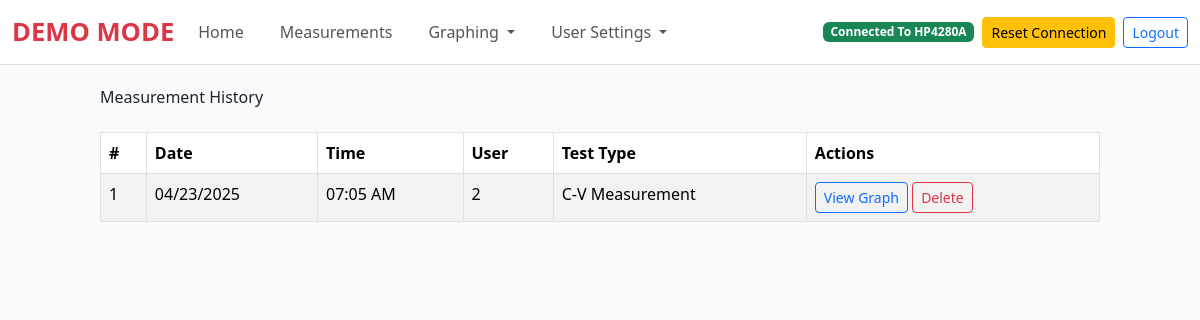
/history (signed in), run on an earlier commit of the app's database.
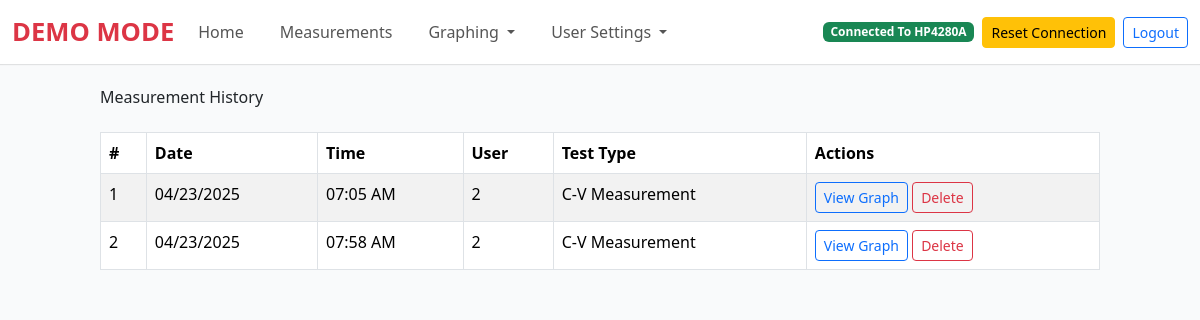
And on a later commit of the database.
### tables this page shows
CREATE TABLE measurements (
            measurement_id INTEGER PRIMARY KEY AUTOINCREMENT,
            date_recorded DATE NOT NULL,
            time_recorded TIME NOT NULL,
            user_id INTEGER NOT NULL,
            test_type TEXT NOT NULL,
            csv_file_path TEXT,
            file_path TEXT,
            FOREIGN KEY (user_id) REFERENCES users (id)
        );

### main.py (the view)
@app.route('/history', methods=["GET"])
def history():
    if 'email' not in session:
        flash("Please log in to access this page.", "error")
        return redirect(url_for("login"))
    user = get_user_by_email(session['email'])
    if not user:
        flash("User not found. Please log in again.", "error")
        return redirect(url_for("login"))
    measurements = get_measurements(user_id=user[0])  # user[0] is the user ID
    return render_template("history.html", measurements=measurements)

### database.py (called while the page is built)
def get_user_by_email(email):
    conn = sqlite3.connect(DB_path)
    cursor = conn.cursor()
    cursor.execute('''
        SELECT * FROM users WHERE email = ?
    ''', (email,))
    user = cursor.fetchone()
    conn.close()
    return user

def get_measurements(user_id=None):
    conn = sqlite3.connect(DB_path)
    cursor = conn.cursor()
    if user_id:
        cursor.execute('''
            SELECT * FROM measurements WHERE user_id = ?
        ''', (user_id,))
    else:
        cursor.execute('SELECT * FROM measurements')
    measurements = cursor.fetchall()
    conn.close()
    return measurements

### main.py (called while the page is built, shortened)
@app.template_filter('datetimeformat')
def datetimeformat(value, format='%Y-%m-%d'):
    try:
        value = datetime.datetime.strptime(value, '%Y-%m-%d %H:%M:%S')
    except ValueError:
        try:
            value = datetime.datetime.strptime(value, '%Y-%m-%d')
        except ValueError:
            try:
                value = datetime.datetime.strptime(value, '%H:%M:%S')
            except ValueError:
                return value
    return value.strftime(format)

@app.context_processor
def inject_user_info():
    if 'email' in session:
        user = get_user_by_email(session['email'])
        if user:
            return {
                'username': f"{user[1]} {user[2]}",  # First name and last name
                'user_id': user[0],  # User ID
                'email': user[3],  # Email
                'is_admin': user[5] == 1  # Check if the user is an admin (assuming `is_admin` is the 6th column)
            }

@app.context_processor
def inject_connection_status():
    if 'email' in session and session['email'] in gpib_connections:
        ctrl = gpib_connections[session['email']]
        if hasattr(ctrl, 'conn') and hasattr(ctrl.conn, 'check_connection'):
            connected = ctrl.conn.check_connection()
            return {
                'connection_status': 'success' if connected else 'failure',
                'terminal_output': ["Connected to device." if connected else "Not connected."]
            }
    return {
        'connection_status': 'failure',
        'terminal_output': ["No connection."]
    }

### simulated_visacon.py (called while the page is built)
    def check_connection(self):
        return self.connected  # Return the simulated connection state

### templates/history.html (shortened to what this page needs)
{% extends "base.html" %}
{% block content %}
<div class="container mt-4">
    <h2 class="mb-4">Measurement History</h2>
    {% if measurements %}
        <table class="table table-striped table-bordered">
            <thead>
                <tr>
                    <th>#</th>
                    <th>Date</th>
                    <th>Time</th>
                    <th>User</th>
                    <th>Test Type</th>
                    <th>Actions</th>
                </tr>
            </thead>
            <tbody>
                {% for measurement in measurements %}
                    <tr>
                        <td>{{ measurement[0] }}</td>
                        <td>{{ measurement[1] | datetimeformat('%m/%d/%Y') }}</td>
                        <td>{{ measurement[2] | datetimeformat('%I:%M %p') }}</td>
                        <td>{{ measurement[3] }}</td>
                        <td>{{ measurement[4] }}</td>
                        <td>
                            <a href="{{ url_for('view_measurement', measurement_id=measurement[0]) }}" class="btn btn-outline-primary btn-sm">View Graph</a>
                            <form action="{{ url_for('delete_measurement', measurement_id=measurement[0]) }}" method="POST" style="display:inline;">
                                <button type="submit" class="btn btn-outline-danger btn-sm" onclick="return confirm('Are you sure you want to delete this measurement?');">Delete</button>
                            </form>
                        </td>
                    </tr>
                {% endfor %}
            </tbody>
        </table>
    {% else %}
        <p>No measurements found.</p>
    {% endif %}
</div>
{% endblock %}

### templates/base.html (shortened to what this page needs)
<!DOCTYPE html>
<html>
<head>
    <link rel="stylesheet" href="https://cdnjs.cloudflare.com/ajax/libs/font-awesome/4.7.0/css/font-awesome.min.css">
    <link href="https://cdn.jsdelivr.net/npm/bootstrap@5.3.5/dist/css/bootstrap.min.css" rel="stylesheet">
    <link href="https://cdnjs.cloudflare.com/ajax/libs/tailwindcss/2.2.19/tailwind.min.css" rel="stylesheet">
</head>
<body class="bg-gray-50">
    {% if email %}
    <nav class="navbar navbar-expand-lg navbar-light">
        <div class="container-fluid">
            {% if email == "demo@example.com" %}
                <span class="navbar-brand text-danger fw-bold">DEMO MODE</span>
            {% else %}
                <a class="navbar-brand" href="/contributions">HP4280A Controller</a>
            {% endif %}
            <div class="collapse navbar-collapse" id="navbarSupportedContent">
                <ul class="navbar-nav me-auto mb-2 mb-lg-0">
                    <li class="nav-item">
                        <a class="nav-link" aria-current="page" href="/">Home</a>
                    </li>
                    <li class="nav-item">
                        <a class="nav-link" href="/configuration">Measurements</a>
                    </li>
                    <li class="nav-item dropdown">
                        <a class="nav-link dropdown-toggle" href="#" id="navbarDropdown" role="button" aria-haspopup="true" aria-expanded="false">
                          Graphing
                        </a>
                    </li>
                    <li class="nav-item dropdown">
                        <a class="nav-link dropdown-toggle" href="#" id="navbarDropdown" role="button" aria-haspopup="true" aria-expanded="false">
                            User Settings
                          </a>
                    </li>
                </ul>
            <div class="d-flex align-items-center gap-2 ms-auto">
            <span class="badge {{ 'bg-success' if connection_status == 'success' else 'bg-danger' }}">
                {{ 'Connected To HP4280A' if connection_status == 'success' else 'Disconnected To HP4280A' }}
            </span>
                <form action="{{ url_for('reset_connection') }}" method="POST" class="d-inline">
                    <button type="submit" class="btn btn-warning btn-sm">Reset Connection</button>
                </form>
                <a href="/logout" class="btn btn-outline-primary btn-sm">Logout</a>
            </div>
            </div>
        </div>
    </nav>
    {% endif %}
    <div class="container-fluid">
        {% block content %}
        {% endblock %}
    </div>
</body>
</html>

### templates/base.html (style rules this page uses)
.navbar { background-color: #fff; box-shadow: 0 1px 1px rgba(0, 0, 0, 0.1); }
.navbar .navbar-brand { font-size: 1.6rem; font-weight: 600; color: #333; transition: color 0.3s ease; }
.navbar-nav .nav-link { color: #555; font-weight: 500; margin-right: 20px; transition: color 0.3s ease; }
.navbar .navbar-brand.text-danger { color: #ff4444; }

What changed in the data, as far as the page shows it:
added measurements: measurement_id "2", date_recorded "04/23/2025", time_recorded "07:58 AM", user "2", test_type "C-V Measurement"
